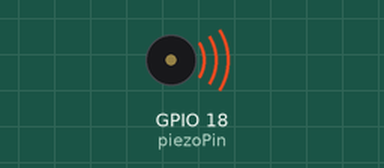
Recording of a program running on a simulated Raspberry Pi (BCM pin numbers). On the bench: buzzer (waves = sounding).

Above: at 0.3 s.
At 6.1 s:
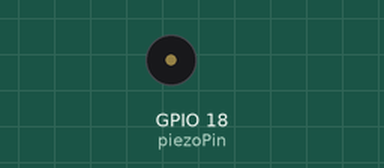
Timing chart, 0 to 8.6 s (numbered marks = the images above):
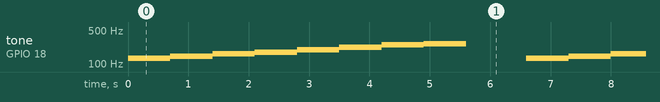

Measured:
- by itself, tone on GPIO 18 (piezoPin): repeats every 6.6 s: 146 Hz 0.70 s, 164 Hz 0.70 s, 174 Hz 0.70 s, 196 Hz 0.70 s, 220 Hz 0.70 s, 247 Hz 0.70 s, 262 Hz 0.70 s, silent 1.0 s, 131 Hz 0.70 s

The program:

buzzer1.py
```python
import RPi.GPIO as GPIO
import time

piezoPin = 18

Melody = [131, 146, 164, 174, 196, 220, 247, 262]

GPIO.setmode(GPIO.BCM)
GPIO.setup(piezoPin, GPIO.OUT)
# 해당 핀에 440hz 출력
sound = GPIO.PWM(piezoPin, 440)

try:
	while True:
		sound.start(50)	#튜티비(50%)로 시작!
		for i in range(0, len(Melody)):
			sound.ChangeFrequency(Melody[i])	# 주파수 변경
			time.sleep(0.7)
		sound.stop()		# PWM 중지
		time.sleep(1)

except KeyboardInterrupt:
	GPIO.cleanup()
```
